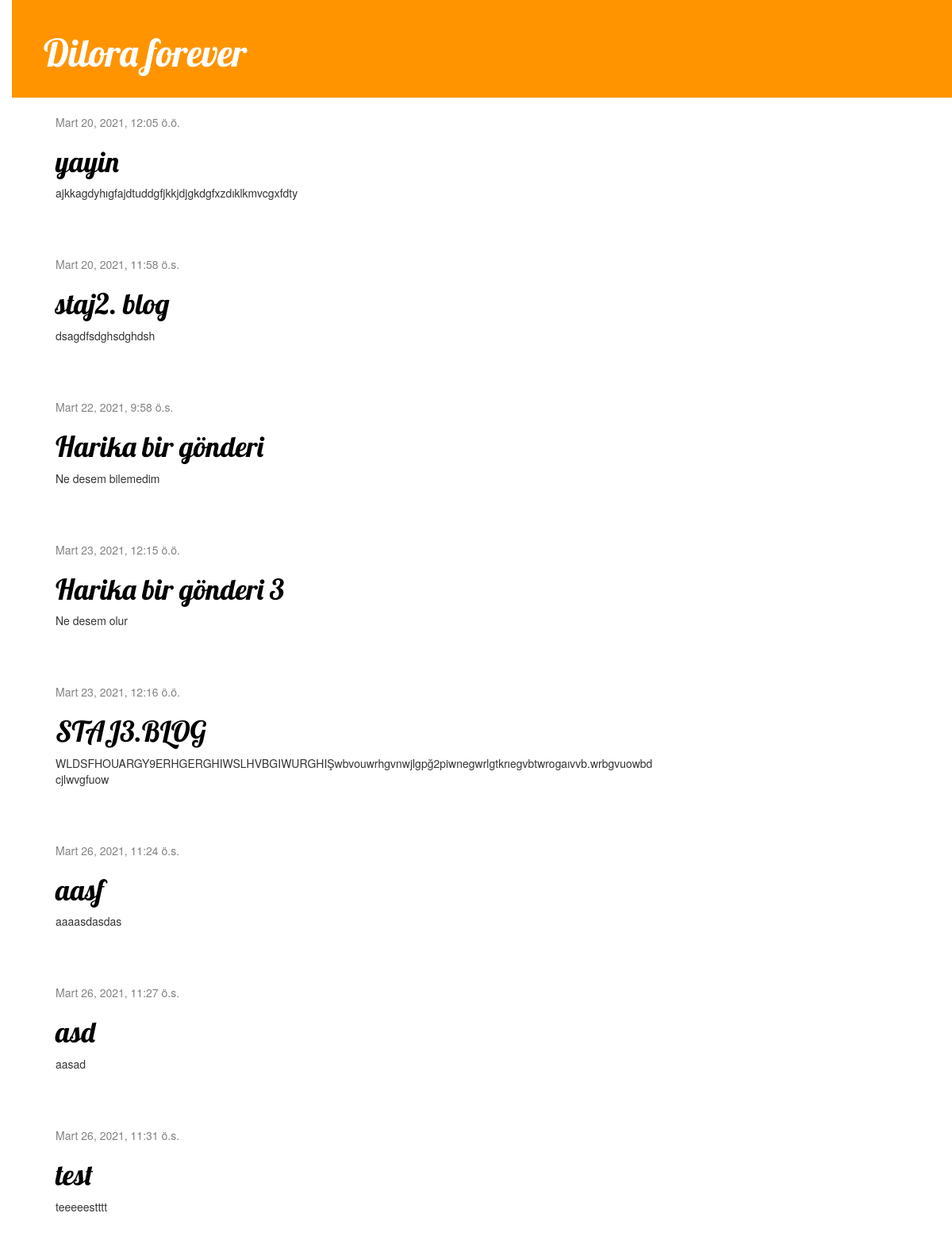
The page / on the database its author committed.
### blog/models.py (models this page shows, shortened)
class Post(models.Model):
    author = models.ForeignKey('auth.User', on_delete=models.CASCADE)
    title = models.CharField(max_length=200)
    text = models.TextField()
    created_date = models.DateTimeField(
            default=timezone.now)
    published_date = models.DateTimeField(
            blank=True, null=True)

### blog/views.py (the view)
# urls.py: path('', views.post_list, name='post_list'),
def post_list(request):
    posts = Post.objects.filter(published_date__lte=timezone.now()).order_by('published_date')
    return render(request, 'blog/post_list.html', {'posts': posts})

### blog/templates/blog/post_list.html
{% extends 'blog/base.html' %}
{% block content %}
    {% for post in posts %}
        <div class="post">
            <div class="date">
                {{ post.published_date }}
            </div>
            <h1><a href="{% url 'post_detail' pk=post.pk %}">{{ post.title }}</a></h1>
            <p>{{ post.text|linebreaksbr }}</p>
        </div>
    {% endfor %}
{% endblock %}

### blog/templates/blog/base.html (shortened to what this page needs)
{% load static %}
<html>
    <head>
        <link rel="stylesheet" href="//maxcdn.bootstrapcdn.com/bootstrap/3.2.0/css/bootstrap.min.css">
        <link rel="stylesheet" href="//maxcdn.bootstrapcdn.com/bootstrap/3.2.0/css/bootstrap-theme.min.css">
        <link rel="stylesheet" href="{% static 'css/blog.css' %}">
    </head>
<body>
    <div class="page-header">
        <h1><a href="/">Dilora forever</a></h1>
    </div>
    <div class="content container">
        <div class="row">
            <div class="col-md-8">
            {% block content %}
            {% endblock %}
            </div>
        </div>
    </div>
</body>
</html>

### blog/static/css/blog.css (style rules this page uses)
h1 a { color: #FCA205; font-family: 'Lobster'; }
body { padding-left: 15px; }
.page-header { background-color: #ff9400; margin-top: 0; padding: 20px 20px 20px 40px; }
.page-header h1, .page-header h1 a, .page-header h1 a:visited, .page-header h1 a:active { color: #ffffff; font-size: 36pt; text-decoration: none; }
.content { margin-left: 40px; }
h1, h2, h3, h4 { font-family: 'Lobster', cursive; }
.date { color: #828282; }
.post { margin-bottom: 70px; }
.post h1 a, .post h1 a:visited { color: #000000; }

### rows shown on the page
Post: published_date "Mart 20, 2021, 12:05 ö.ö.", title "yayin", text "ajkkagdyhıgfajdtuddgfjkkjdjgkdgfxzdıklkmvcgxfdty"
Post: published_date "Mart 20, 2021, 11:58 ö.s.", title "staj2. blog", text "dsagdfsdghsdghdsh"
Post: published_date "Mart 22, 2021, 9:58 ö.s.", title "Harika bir gönderi", text "Ne desem bilemedim"
Post: published_date "Mart 23, 2021, 12:15 ö.ö.", title "Harika bir gönderi 3", text "Ne desem olur"
Post: published_date "Mart 23, 2021, 12:16 ö.ö.", title "STAJ3.BLOG", text "WLDSFHOUARGY9ERHGERGHIWSLHVBGIWURGHIŞwbvouwrhgvnwjlgpğ2piwnegwrlgtkrıegvbtwrogaıvvb.wrbgvuowbd cjlwvgfuow"
Post: published_date "Mart 26, 2021, 11:24 ö.s.", title "aasf", text "aaaasdasdas"
Post: published_date "Mart 26, 2021, 11:27 ö.s.", title "asd", text "aasad"
Post: published_date "Mart 26, 2021, 11:31 ö.s.", title "test", text "teeeeestttt"
